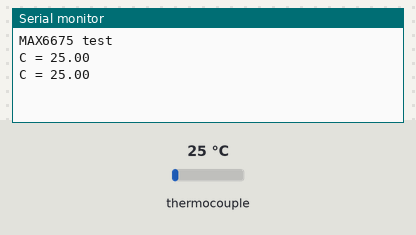
Simulated run of this sketch. Board: ESP32. Shown: the last lines printed to the serial monitor. The test bench sets the inputs (shaded band); at power-on: thermocouple 25 °C.

Above: at 1.7 s.
1.8 s: thermocouple set to 6 °C
At 3.1 s:
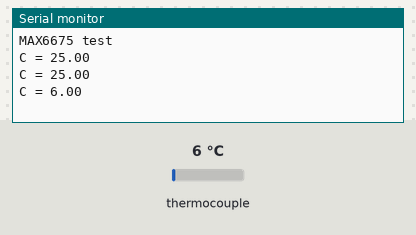
3.3 s: thermocouple set to 75 °C
At 4.3 s:
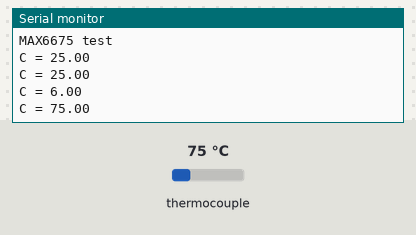
Timing chart, 0 to 6.3 s (numbered marks = the images above; inputs shaded):
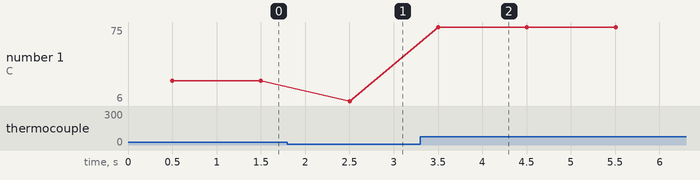

Measured:
- after the input at 1.8 s, the serial monitor: prints a new line after 0.70 s (image 1)
- after the input at 3.3 s, the serial monitor: prints a new line after 0.20 s (image 2)
- plotted number 1: 25 → 6 after the input at 1.8 s, 6 → 75 after the input at 3.3 s

The sketch:

Measuring_T_Thermocouple_ESP32.ino
```cpp
////LM35/////////////
//Use ESP32
//Original: https://learn.adafruit.com/thermocouple/
//Modified by Abd Almonem Doolaanea maker4ir@gmail.com


#include "max6675.h"

int thermoDO = 19;
int thermoCS = 5;
int thermoCLK = 18;

MAX6675 thermocouple(thermoCLK, thermoCS, thermoDO);

float T_thermocouple ;

void setup() {
  Serial.begin(9600);

  Serial.println("MAX6675 test");
  // wait for MAX chip to stabilize
  delay(500);
}

void loop() {
  // basic readout test, just print the current temp
   T_thermocouple = thermocouple.readCelsius();

   Serial.print("C = ");
   Serial.println(T_thermocouple);
  //  Serial.print("F = ");
  //  Serial.println(thermocouple.readFahrenheit());

   // For the MAX6675 to update, you must delay AT LEAST 250ms between reads!
   delay(1000);
}
```
